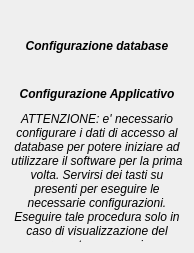
         <widget class="QWidget" name="pageGeneralSettings" >
          <property name="geometry" >
           <rect>
            <x>0</x>
            <y>0</y>
            <width>194</width>
            <height>253</height>
           </rect>
          </property>
          <attribute name="label" >
           <string>Configurazioni</string>
          </attribute>
          <attribute name="icon" >
           <iconset resource="laundry.qrc" >:/Settings/Xiria 1.1.2/Xiria 1.1.2/128x128/apps/agt_utilities.png</iconset>
          </attribute>
          <layout class="QVBoxLayout" >
           <item>
            <layout class="QVBoxLayout" >
             <property name="spacing" >
              <number>6</number>
             </property>
             <item>
              <widget class="QPushButton" name="cmdDBSettings" >
               <property name="cursor" >
                <cursorShape>PointingHandCursor</cursorShape>
               </property>
               <property name="focusPolicy" >
                <enum>Qt::NoFocus</enum>
               </property>
               <property name="toolTip" >
                <string>&lt;html>&lt;head>&lt;meta name="qrichtext" content="1" />&lt;style type="text/css">
p, li { white-space: pre-wrap; }
&lt;/style>&lt;/head>&lt;body style=" font-family:'Sans Serif'; font-size:9pt; font-weight:400; font-style:normal;">
&lt;p style=" margin-top:0px; margin-bottom:0px; margin-left:0px; margin-right:0px; -qt-block-indent:0; text-indent:0px; font-family:'MS Shell Dlg 2'; font-size:8pt;">Configurazione informazioni database&lt;/p>&lt;/body>&lt;/html></string>
               </property>
               <property name="layoutDirection" >
                <enum>Qt::LeftToRight</enum>
               </property>
               <property name="text" >
                <string/>
               </property>
               <property name="icon" >
                <iconset resource="laundry.qrc" >:/DBSettings/Xiria 1.1.2/Xiria 1.1.2/128x128/apps/networksettings.png</iconset>
               </property>
               <property name="iconSize" >
                <size>
                 <width>160</width>
                 <height>64</height>
                </size>
               </property>
               <property name="flat" >
                <bool>true</bool>
               </property>
              </widget>
             </item>
             <item>
              <widget class="QLabel" name="lblDBSettings" >
               <property name="font" >
                <font>
                 <pointsize>9</pointsize>
                 <weight>75</weight>
                 <italic>true</italic>
                 <bold>true</bold>
                </font>
               </property>
               <property name="text" >
                <string>Configurazione database</string>
               </property>
               <property name="textFormat" >
                <enum>Qt::PlainText</enum>
               </property>
               <property name="scaledContents" >
                <bool>false</bool>
               </property>
               <property name="alignment" >
                <set>Qt::AlignCenter</set>
               </property>
               <property name="textInteractionFlags" >
                <set>Qt::NoTextInteraction</set>
               </property>
              </widget>
             </item>
            </layout>
           </item>
           <item>
            <layout class="QVBoxLayout" >
             <item>
              <widget class="QPushButton" name="cmdSoftwareSettings_2" >
               <property name="cursor" >
                <cursorShape>PointingHandCursor</cursorShape>
               </property>
               <property name="focusPolicy" >
                <enum>Qt::NoFocus</enum>
               </property>
               <property name="toolTip" >
                <string>&lt;html>&lt;head>&lt;meta name="qrichtext" content="1" />&lt;style type="text/css">
p, li { white-space: pre-wrap; }
&lt;/style>&lt;/head>&lt;body style=" font-family:'Sans Serif'; font-size:9pt; font-weight:400; font-style:normal;">
&lt;p style=" margin-top:0px; margin-bottom:0px; margin-left:0px; margin-right:0px; -qt-block-indent:0; text-indent:0px; font-family:'MS Shell Dlg 2'; font-size:8pt;">Configurazione informazioni software&lt;/p>&lt;/body>&lt;/html></string>
               </property>
               <property name="layoutDirection" >
                <enum>Qt::LeftToRight</enum>
               </property>
               <property name="text" >
                <string/>
               </property>
               <property name="icon" >
                <iconset resource="laundry.qrc" >:/Settings/Xiria 1.1.2/Xiria 1.1.2/128x128/apps/agt_utilities.png</iconset>
               </property>
               <property name="iconSize" >
                <size>
                 <width>160</width>
                 <height>64</height>
                </size>
               </property>
               <property name="flat" >
                <bool>true</bool>
               </property>
              </widget>
             </item>
             <item>
              <widget class="QLabel" name="lblSoftwareSettings_2" >
               <property name="font" >
                <font>
                 <pointsize>9</pointsize>
                 <weight>75</weight>
                 <italic>true</italic>
                 <bold>true</bold>
                </font>
               </property>
               <property name="text" >
                <string>Configurazione Applicativo</string>
               </property>
               <property name="textFormat" >
                <enum>Qt::PlainText</enum>
               </property>
               <property name="scaledContents" >
                <bool>false</bool>
               </property>
               <property name="alignment" >
                <set>Qt::AlignCenter</set>
               </property>
               <property name="textInteractionFlags" >
                <set>Qt::NoTextInteraction</set>
               </property>
              </widget>
             </item>
            </layout>
           </item>
           <item>
            <spacer>
             <property name="orientation" >
              <enum>Qt::Vertical</enum>
             </property>
             <property name="sizeType" >
              <enum>QSizePolicy::MinimumExpanding</enum>
             </property>
             <property name="sizeHint" >
              <size>
               <width>20</width>
               <height>5</height>
              </size>
             </property>
            </spacer>
           </item>
           <item>
            <widget class="QLabel" name="lblInfoSettings" >
             <property name="maximumSize" >
              <size>
               <width>183</width>
               <height>183</height>
              </size>
             </property>
             <property name="font" >
              <font>
               <italic>true</italic>
              </font>
             </property>
             <property name="contextMenuPolicy" >
              <enum>Qt::NoContextMenu</enum>
             </property>
             <property name="text" >
              <string>ATTENZIONE: e' necessario configurare i dati di accesso al database per potere iniziare ad utilizzare il software per la prima volta. Servirsi dei tasti su presenti per eseguire le necessarie configurazioni. Eseguire tale procedura solo in caso di visualizzazione del presente messaggio.</string>
             </property>
             <property name="textFormat" >
              <enum>Qt::PlainText</enum>
             </property>
             <property name="alignment" >
              <set>Qt::AlignHCenter|Qt::AlignTop</set>
             </property>
             <property name="wordWrap" >
              <bool>true</bool>
             </property>
            </widget>
           </item>
          </layout>
         </widget>
